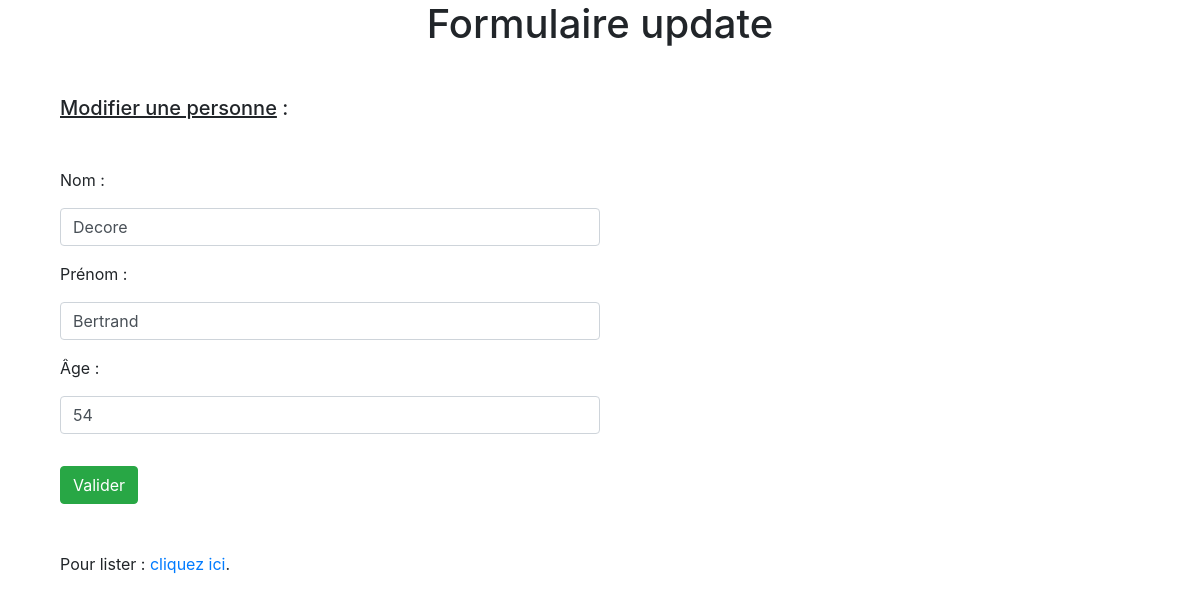
The app's page /modifier_personne.php?id=4 with its own data.
### tables this page shows
CREATE TABLE IF NOT EXISTS `personnes` (
  `id` int(11) NOT NULL AUTO_INCREMENT,
  `nom` varchar(30) NOT NULL,
  `prenom` varchar(30) NOT NULL,
  `age` int(255) NOT NULL,
  PRIMARY KEY (`id`)
);

### modifier_personne.php (the view, shortened to what this page needs)
<!DOCTYPE html>
<html>
<head>
    <link rel="stylesheet" href="https://use.fontawesome.com/releases/v5.8.1/css/all.css"
>
    <link rel="stylesheet" href="https://stackpath.bootstrapcdn.com/bootstrap/4.3.1/css/bootstrap.min.css"
>
</head>
<body>
<?php
$id = $_GET['id'];
try {
    $pdo = new PDO('mysql:host=localhost;dbname=premiere_bdd', 'root', '');
} catch (PDOException $e) {
    print "Erreur !: " . $e->getMessage() . "<br/>";
    die();
}
$req = "SELECT * FROM personnes WHERE id = $id";
$res = $pdo->query($req);
$personne = $res->fetch(PDO::FETCH_ASSOC);
?>
<div class="container">
    <h1 style="text-align: center">Formulaire update</h1>
    <div class="col-12 my-5">
        <h5><u>Modifier une personne</u> :</h5>
        <form class="mt-5" method="POST" action="fct/edit_personne.php">
            <div class="form-group col-6 p-0">
                <label>Nom :</label>
                <?php
                echo("<input class='form-control my-2' type='text' name='nom' id='nom' value='" . $personne['nom'] . "'>");
                ?>
            </div>
            <div class="form-group col-6 p-0">
                <label>Prénom :</label>
                <?php
                echo("<input class='form-control my-2' type='text' name='prenom' id='prenom' value='" . $personne['prenom'] . "'>");
                ?>
            </div>
            <div class="form-group col-6 p-0">
                <label>Âge :</label>
                <?php
                echo("<input class='form-control my-2' type='number' name='age' id='age' value='" . $personne['age'] . "'>");
                ?>
            </div>
            <button type="submit" class="mt-3 mb-5 btn btn-success">Valider</button>
        </form>
        <p>Pour lister : <a href="liste_personne.php">cliquez ici</a>.</p>
    </div>
</body>
</html>

### records on screen
personnes: nom "Decore", prenom "Bertrand", age "54"
